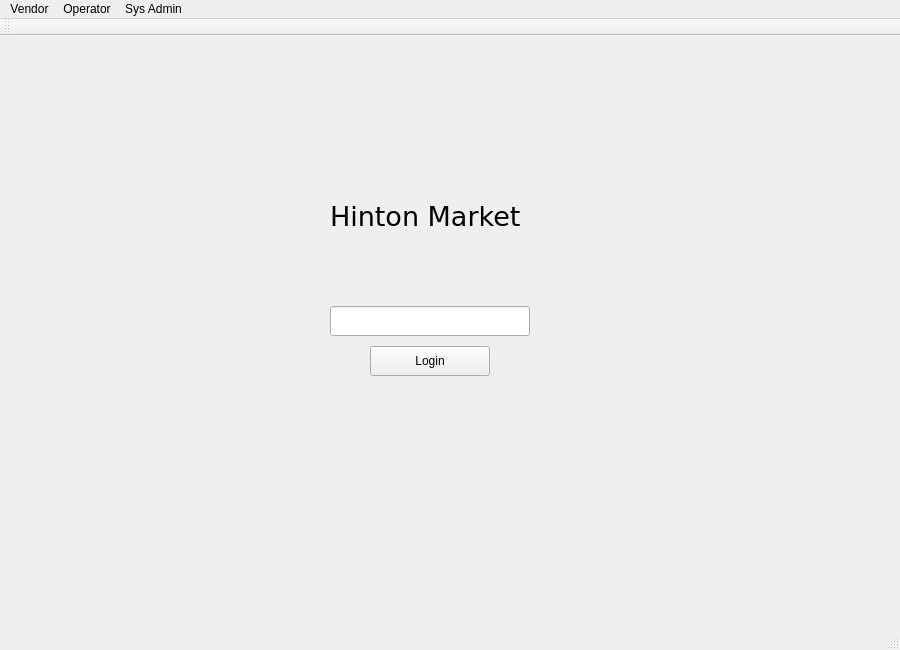
<?xml version="1.0" encoding="UTF-8"?>
<ui version="4.0">
 <class>MainWindow</class>
 <widget class="QMainWindow" name="MainWindow">
  <property name="geometry">
   <rect>
    <x>0</x>
    <y>0</y>
    <width>900</width>
    <height>650</height>
   </rect>
  </property>
  <property name="windowTitle">
   <string>HintonMarket</string>
  </property>
  <widget class="QWidget" name="centralwidget">
   <widget class="QStackedWidget" name="vendorDashboardSW">
    <property name="geometry">
     <rect>
      <x>10</x>
      <y>10</y>
      <width>870</width>
      <height>620</height>
     </rect>
    </property>
    <property name="currentIndex">
     <number>0</number>
    </property>
    <widget class="QWidget" name="loginPage">
     <widget class="QLabel" name="loginHeader">
      <property name="geometry">
       <rect>
        <x>320</x>
        <y>150</y>
        <width>201</width>
        <height>40</height>
       </rect>
      </property>
      <property name="font">
       <font>
        <family>DejaVu Sans</family>
        <pointsize>20</pointsize>
       </font>
      </property>
      <property name="text">
       <string>Hinton Market</string>
      </property>
     </widget>
     <widget class="QLineEdit" name="usernameInput">
      <property name="geometry">
       <rect>
        <x>320</x>
        <y>260</y>
        <width>200</width>
        <height>30</height>
       </rect>
      </property>
     </widget>
     <widget class="QPushButton" name="loginButton">
      <property name="geometry">
       <rect>
        <x>360</x>
        <y>300</y>
        <width>120</width>
        <height>30</height>
       </rect>
      </property>
      <property name="text">
       <string>Login</string>
      </property>
     </widget>
    </widget>
    <widget class="QWidget" name="schedulePage">
     <widget class="QLabel" name="scheduleHeader">
      <property name="geometry">
       <rect>
        <x>20</x>
        <y>40</y>
        <width>201</width>
        <height>30</height>
       </rect>
      </property>
      <property name="font">
       <font>
        <family>DejaVu Sans</family>
        <pointsize>14</pointsize>
       </font>
      </property>
      <property name="text">
       <string>Market Schedule</string>
      </property>
     </widget>
     <widget class="QTableWidget" name="marketTable">
      <property name="geometry">
       <rect>
        <x>20</x>
        <y>70</y>
        <width>500</width>
        <height>300</height>
       </rect>
      </property>
     </widget>
     <widget class="QPushButton" name="bookButton">
      <property name="geometry">
       <rect>
        <x>20</x>
        <y>380</y>
        <width>150</width>
        <height>30</height>
       </rect>
      </property>
      <property name="text">
       <string>Book Stall</string>
      </property>
     </widget>
     <widget class="QPushButton" name="cancelStallButton">
      <property name="geometry">
       <rect>
        <x>690</x>
        <y>380</y>
        <width>141</width>
        <height>30</height>
       </rect>
      </property>
      <property name="text">
       <string>Cancel Stall</string>
      </property>
     </widget>
     <widget class="QLabel" name="scheduleCurrentBookingLabel">
      <property name="geometry">
       <rect>
        <x>680</x>
        <y>40</y>
        <width>141</width>
        <height>30</height>
       </rect>
      </property>
      <property name="text">
       <string>My Current Bookings</string>
      </property>
     </widget>
     <widget class="QTableWidget" name="ScheduleactiveBookingTable">
      <property name="geometry">
       <rect>
        <x>685</x>
        <y>71</y>
        <width>151</width>
        <height>301</height>
       </rect>
      </property>
     </widget>
    </widget>
    <widget class="QWidget" name="dashboardPage">
     <widget class="QLabel" name="vendorInfoLabel">
      <property name="geometry">
       <rect>
        <x>20</x>
        <y>70</y>
        <width>141</width>
        <height>30</height>
       </rect>
      </property>
      <property name="font">
       <font>
        <weight>75</weight>
        <bold>true</bold>
       </font>
      </property>
      <property name="text">
       <string>Vendor Information</string>
      </property>
     </widget>
     <widget class="QLabel" name="BICategoryLabel">
      <property name="geometry">
       <rect>
        <x>30</x>
        <y>130</y>
        <width>141</width>
        <height>20</height>
       </rect>
      </property>
      <property name="text">
       <string>Category</string>
      </property>
     </widget>
     <widget class="QLabel" name="BIOwnerNameLabel">
      <property name="geometry">
       <rect>
        <x>30</x>
        <y>100</y>
        <width>200</width>
        <height>20</height>
       </rect>
      </property>
      <property name="text">
       <string>Name</string>
      </property>
     </widget>
     <widget class="QLabel" name="BIEmailLabel">
      <property name="geometry">
       <rect>
        <x>30</x>
        <y>160</y>
        <width>200</width>
        <height>20</height>
       </rect>
      </property>
      <property name="text">
       <string>email</string>
      </property>
     </widget>
     <widget class="QLabel" name="BIPhoneLabel">
      <property name="geometry">
       <rect>
        <x>30</x>
        <y>220</y>
        <width>200</width>
        <height>20</height>
       </rect>
      </property>
      <property name="text">
       <string>phone</string>
      </property>
     </widget>
     <widget class="QLabel" name="BIMailingLabel">
      <property name="geometry">
       <rect>
        <x>30</x>
        <y>190</y>
        <width>200</width>
        <height>20</height>
       </rect>
      </property>
      <property name="text">
       <string>mailing</string>
      </property>
     </widget>
     <widget class="QLabel" name="CDHeaderLabel">
      <property name="geometry">
       <rect>
        <x>20</x>
        <y>300</y>
        <width>300</width>
        <height>30</height>
       </rect>
      </property>
      <property name="font">
       <font>
        <weight>75</weight>
        <bold>true</bold>
       </font>
      </property>
      <property name="text">
       <string>Compliance Documentation</string>
      </property>
     </widget>
     <widget class="QTableWidget" name="WLtableWidget">
      <property name="geometry">
       <rect>
        <x>430</x>
        <y>240</y>
        <width>341</width>
        <height>81</height>
       </rect>
      </property>
     </widget>
     <widget class="QPushButton" name="DBRefreshOption">
      <property name="geometry">
       <rect>
        <x>360</x>
        <y>510</y>
        <width>120</width>
        <height>30</height>
       </rect>
      </property>
      <property name="text">
       <string>Refresh</string>
      </property>
     </widget>
     <widget class="QLabel" name="vendorHomeLabel">
      <property name="geometry">
       <rect>
        <x>10</x>
        <y>10</y>
        <width>241</width>
        <height>30</height>
       </rect>
      </property>
      <property name="font">
       <font>
        <family>DejaVu Sans</family>
        <pointsize>20</pointsize>
       </font>
      </property>
      <property name="text">
       <string>Welcome Vendor:</string>
      </property>
     </widget>
     <widget class="QLabel" name="vendorNameLabel">
      <property name="geometry">
       <rect>
        <x>260</x>
        <y>10</y>
        <width>201</width>
        <height>30</height>
       </rect>
      </property>
      <property name="font">
       <font>
        <family>DejaVu Sans</family>
        <pointsize>20</pointsize>
       </font>
      </property>
      <property name="text">
       <string/>
      </property>
     </widget>
     <widget class="QLabel" name="vendorWaitlistLabel">
      <property name="geometry">
       <rect>
        <x>430</x>
        <y>210</y>
        <width>141</width>
        <height>30</height>
       </rect>
      </property>
      <property name="font">
       <font>
        <weight>75</weight>
        <bold>true</bold>
       </font>
      </property>
      <property name="text">
       <string>Active Waitlists</string>
      </property>
     </widget>
     <widget class="QLabel" name="vendorNotificationsLabel">
      <property name="geometry">
       <rect>
        <x>430</x>
        <y>350</y>
        <width>141</width>
        <height>30</height>
       </rect>
      </property>
      <property name="font">
       <font>
        <weight>75</weight>
        <bold>true</bold>
       </font>
      </property>
      <property name="text">
       <string>Notifications</string>
      </property>
     </widget>
     <widget class="QTableWidget" name="dashboardComplianceTableView">
      <property name="geometry">
       <rect>
        <x>20</x>
        <y>330</y>
        <width>351</width>
        <height>131</height>
       </rect>
      </property>
     </widget>
     <widget class="QTableWidget" name="dashboardNotificationTableView">
      <property name="geometry">
       <rect>
        <x>430</x>
        <y>380</y>
        <width>341</width>
        <height>81</height>
       </rect>
      </property>
     </widget>
     <widget class="QTableWidget" name="activeStallBookingTableView">
      <property name="geometry">
       <rect>
        <x>430</x>
        <y>100</y>
        <width>341</width>
        <height>81</height>
       </rect>
      </property>
     </widget>
     <widget class="QLabel" name="activeStallBookingLabel">
      <property name="geometry">
       <rect>
        <x>430</x>
        <y>70</y>
        <width>161</width>
        <height>30</height>
       </rect>
      </property>
      <property name="font">
       <font>
        <weight>75</weight>
        <bold>true</bold>
       </font>
      </property>
      <property name="text">
       <string>Active Stall Bookings</string>
      </property>
     </widget>
    </widget>
    <widget class="QWidget" name="sysAdminHomePage">
     <widget class="QLabel" name="sysAdminHomeLabel">
      <property name="geometry">
       <rect>
        <x>10</x>
        <y>10</y>
        <width>241</width>
        <height>31</height>
       </rect>
      </property>
      <property name="font">
       <font>
        <family>DejaVu Sans</family>
        <pointsize>20</pointsize>
       </font>
      </property>
      <property name="text">
       <string>Welcome Admin:</string>
      </property>
     </widget>
     <widget class="QLabel" name="sysAdminNameLabel">
      <property name="geometry">
       <rect>
        <x>240</x>
        <y>10</y>
        <width>191</width>
        <height>31</height>
       </rect>
      </property>
      <property name="font">
       <font>
        <family>DejaVu Sans</family>
        <pointsize>20</pointsize>
       </font>
      </property>
      <property name="text">
       <string/>
      </property>
     </widget>
    </widget>
    <widget class="QWidget" name="operatorHomePage">
     <widget class="QLabel" name="operatorHomeLabel">
      <property name="geometry">
       <rect>
        <x>10</x>
        <y>10</y>
        <width>271</width>
        <height>31</height>
       </rect>
      </property>
      <property name="font">
       <font>
        <family>DejaVu Sans</family>
        <pointsize>20</pointsize>
       </font>
      </property>
      <property name="text">
       <string>Welcome Operator:</string>
      </property>
     </widget>
     <widget class="QLabel" name="operatorNameLabel">
      <property name="geometry">
       <rect>
        <x>280</x>
        <y>10</y>
        <width>271</width>
        <height>31</height>
       </rect>
      </property>
      <property name="font">
       <font>
        <family>DejaVu Sans</family>
        <pointsize>20</pointsize>
       </font>
      </property>
      <property name="text">
       <string/>
      </property>
     </widget>
     <widget class="QListWidget" name="operatorVendorSelectList">
      <property name="geometry">
       <rect>
        <x>90</x>
        <y>150</y>
        <width>121</width>
        <height>192</height>
       </rect>
      </property>
     </widget>
     <widget class="QLabel" name="browseVendorLabel">
      <property name="geometry">
       <rect>
        <x>90</x>
        <y>130</y>
        <width>161</width>
        <height>17</height>
       </rect>
      </property>
      <property name="font">
       <font>
        <pointsize>12</pointsize>
        <weight>50</weight>
        <bold>false</bold>
       </font>
      </property>
      <property name="text">
       <string>Browse Vendors</string>
      </property>
     </widget>
     <widget class="QPushButton" name="operatorManageStallButton">
      <property name="geometry">
       <rect>
        <x>220</x>
        <y>150</y>
        <width>101</width>
        <height>25</height>
       </rect>
      </property>
      <property name="text">
       <string>Manage Stalls</string>
      </property>
     </widget>
     <widget class="QLabel" name="activeWaitlistLabel">
      <property name="geometry">
       <rect>
        <x>590</x>
        <y>130</y>
        <width>131</width>
        <height>17</height>
       </rect>
      </property>
      <property name="font">
       <font>
        <pointsize>12</pointsize>
        <weight>50</weight>
        <bold>false</bold>
       </font>
      </property>
      <property name="text">
       <string>Active Waitlists</string>
      </property>
     </widget>
     <widget class="QPushButton" name="operatorSelectVendorButton">
      <property name="geometry">
       <rect>
        <x>110</x>
        <y>350</y>
        <width>83</width>
        <height>25</height>
       </rect>
      </property>
      <property name="text">
       <string>Select</string>
      </property>
     </widget>
     <widget class="QListWidget" name="operatorVendorWaitlistList">
      <property name="geometry">
       <rect>
        <x>560</x>
        <y>150</y>
        <width>181</width>
        <height>192</height>
       </rect>
      </property>
     </widget>
     <widget class="QPushButton" name="operatorRemoveFromWaitlistButton">
      <property name="geometry">
       <rect>
        <x>590</x>
        <y>350</y>
        <width>121</width>
        <height>31</height>
       </rect>
      </property>
      <property name="text">
       <string>Remove Vendor</string>
      </property>
     </widget>
    </widget>
   </widget>
  </widget>
  <widget class="QMenuBar" name="menubar">
   <property name="geometry">
    <rect>
     <x>0</x>
     <y>0</y>
     <width>900</width>
     <height>22</height>
    </rect>
   </property>
   <widget class="QMenu" name="menuVendor">
    <property name="title">
     <string>Vendor</string>
    </property>
    <addaction name="actionDashboard"/>
    <addaction name="actionMarket_Schedule"/>
    <addaction name="actionLogout"/>
   </widget>
   <widget class="QMenu" name="menuOperator">
    <property name="title">
     <string>Operator</string>
    </property>
    <addaction name="actionVendorSelect"/>
    <addaction name="actionLogout_2"/>
   </widget>
   <widget class="QMenu" name="menuSys_Admin">
    <property name="title">
     <string>Sys Admin</string>
    </property>
    <addaction name="actionLogout_3"/>
   </widget>
   <addaction name="menuVendor"/>
   <addaction name="menuOperator"/>
   <addaction name="menuSys_Admin"/>
  </widget>
  <widget class="QStatusBar" name="statusbar"/>
  <widget class="QToolBar" name="toolBar">
   <property name="windowTitle">
    <string>toolBar</string>
   </property>
   <attribute name="toolBarArea">
    <enum>TopToolBarArea</enum>
   </attribute>
   <attribute name="toolBarBreak">
    <bool>false</bool>
   </attribute>
  </widget>
  <action name="actionDashboard">
   <property name="text">
    <string>Dashboard</string>
   </property>
  </action>
  <action name="actionMarket_Schedule">
   <property name="text">
    <string>Market Schedule</string>
   </property>
  </action>
  <action name="actionLogout">
   <property name="text">
    <string>Logout</string>
   </property>
  </action>
  <action name="actionVendorSelect">
   <property name="text">
    <string>Vendor Select</string>
   </property>
  </action>
  <action name="actionLogout_2">
   <property name="text">
    <string>Logout</string>
   </property>
  </action>
  <action name="actionLogout_3">
   <property name="text">
    <string>Logout</string>
   </property>
  </action>
 </widget>
 <resources/>
 <connections/>
</ui>
